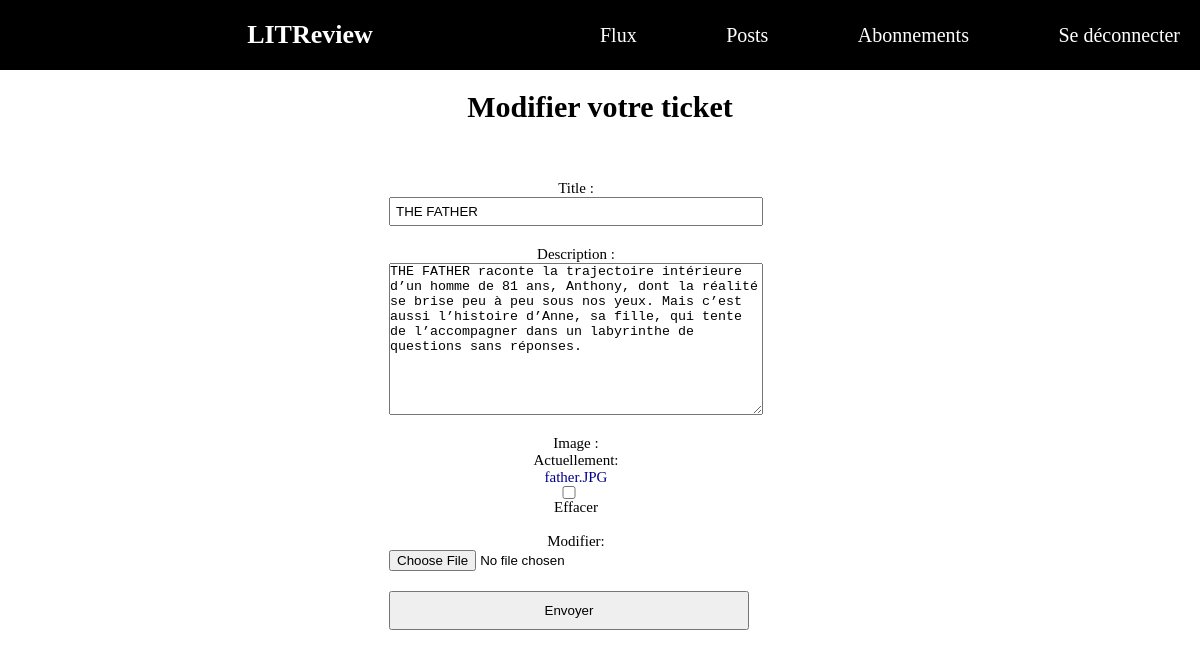
The app's page /ticket/update_ticket/33 (signed in) with its own data.
### ticket/models.py (models this page shows)
class Ticket(models.Model):
    title = models.CharField(max_length=128)
    description = models.TextField(max_length=2048, blank=True)
    user = models.ForeignKey(to=settings.AUTH_USER_MODEL, on_delete=models.CASCADE)
    image = models.ImageField(null=True, blank=True)
    time_created = models.DateTimeField(auto_now_add=True)
    objects = TicketManager()

### ticket/views.py (the view)
class TicketUpdateView(LoginRequiredMixin, UpdateView):
    model = Ticket
    fields = ["title", "description", "image"]
    success_url = "/"

### ticket/templates/ticket/ticket_form.html (shortened to what this page needs)
{% extends 'base/base.html' %}
{% block content %}
<div class="create_ticket_title">
    Modifier votre ticket
</div>
<div class="ticket_form_container">
    <form method="post">
        {{ form.as_p }}
        <input type="submit" value="Envoyer">
    </form>
</div>
{% endblock %}

### litreview/static/base/css/style.css (style rules this page uses)
* { margin: 0; padding: 0; }
@media screen and (min-width: 801px) { html { font-size: 62.5%; } }
p { font-size: 1.5rem; display: flex; justify-content: center; padding-bottom: 2rem; flex-direction: column; text-align:center; }
label { display: flex; justify-content: center; }
input[type=submit] { padding: 1rem; }
input[type=text] { width: 20vw; padding: 0.5rem; justify-content: center; }
a { color:darkblue; text-decoration: none; }

### litreview/static/base/css/style_ticket.css (style rules this page uses)
.create_ticket_title { font-size: 3rem; font-weight: bold; padding: 2rem; display: flex; justify-content: center; }
.ticket_form_container { padding: 3vw; width: 90vw; display: flex; justify-content: center; }
.ticket_form_container p { display: flex; justify-content: flex-start; }
.ticket_form_container input { width: 30vw; display: flex; justify-content: center; }

### records on screen
Ticket: title "THE FATHER", description "THE FATHER raconte la trajectoire intérieure d’un homme de 81 ans, Anthony, dont la réalité se brise peu à peu sous nos yeux. Mais c’est aussi l’histoire d’Anne, sa fille, qui tente de l’accompagner dans un labyrinthe de questions sans réponses."
